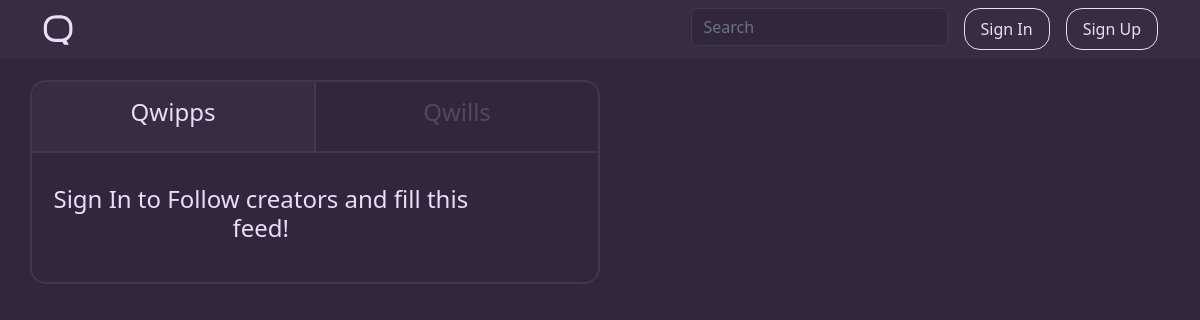
Page /home on the earlier database version.
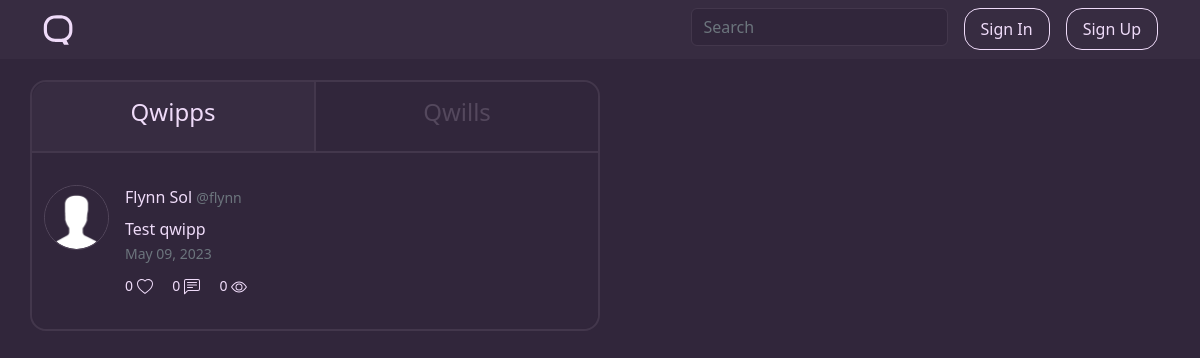
Same page on the later database version.
### qwippit/models.py (models this page shows, shortened)
class Qwipp(db.Model):
    id = db.Column(db.Integer, primary_key=True)
    date_posted = db.Column(db.DateTime, nullable=False, default=datetime.utcnow)
    date_edited = db.Column(db.DateTime)
    content = db.Column(db.Text(256), nullable=False)
    views = db.Column(db.Integer, nullable=False, default=0)
    likes = db.Column(db.Integer, nullable=False, default=0)
    is_reply = db.Column(db.Boolean(), nullable=False, default=False)
    qwill_reply_id = db.Column(db.Integer, db.ForeignKey('qwill.id'))
    qwipp_reply_id = db.Column(db.Integer, db.ForeignKey('qwipp.id'))
    user_id = db.Column(db.Integer, db.ForeignKey('user.id'), nullable=False)
    replies = db.relationship('Qwipp', backref=db.backref('qwipp_replied_to', remote_side=[id]))
    hashtags = db.Column(db.Integer, db.ForeignKey('hashtag.id'))

class User(db.Model, UserMixin):
    id = db.Column(db.Integer, primary_key=True)
    username = db.Column(db.String(16), unique=True, nullable=False)
    displayname = db.Column(db.String(20), nullable=False)
    email = db.Column(db.String(120), unique=True, nullable=False)
    bio = db.Column(db.String(256))
    image_file = db.Column(db.String(20), nullable=False, default='default.png')
    banner_file = db.Column(db.String(20), nullable=False, default='default.png')
    password = db.Column(db.String(60), nullable=False)
    verified = db.Column(db.Boolean(), nullable=False, default=False)
    emailverified = db.Column(db.Boolean(), nullable=False, default=False)
    following = db.relationship('User',
                                secondary=followers,
                                primaryjoin=(followers.c.follower_id == id),
                                secondaryjoin=(followers.c.followed_id == id),
                                backref=db.backref('followers', lazy='dynamic'),
                                lazy='dynamic')
    viewed_qwipps = db.relationship('Qwipp', secondary='qwippViews', backref='hasViewed')
    viewed_qwills = db.relationship('Qwill', secondary='qwillViews', backref='hasViewed')
    liked_qwipps = db.relationship('Qwipp', secondary='qwippLikes', backref='hasLiked')
    liked_qwills = db.relationship('Qwill', secondary='qwillLikes', backref='hasLiked')
    qwipps = db.relationship('Qwipp', backref='author', lazy=True)
    qwills = db.relationship('Qwill', backref='author', lazy=True)
    roles = db.relationship('Role', secondary='user_roles')
    like_notifications = db.Column(db.Boolean(), nullable=False, default=True)
    follow_notifications = db.Column(db.Boolean(), nullable=False, default=True)
    reply_notifications = db.Column(db.Boolean(), nullable=False, default=True)

### qwippit/main/routes.py (the view, shortened to what this page needs)
@main.route("/home", methods=['GET', 'POST'])
def home():
    qwipp_form = QwippForm()
    qwill_form = QwillForm()
    qwipps = getQwipps()
    qwills = getQwills()
    return render_template('main/home.html', qwipps=qwipps, qwills=qwills, qwipp_form=qwipp_form, qwill_form=qwill_form, title='Home')

### qwippit/qwipps/forms.py (shortened to what this page needs)
class QwippForm(FlaskForm):
    content = TextAreaField('Content', validators=[DataRequired(), Length(max=256)])
    submit = SubmitField('Qwipp It')

class QwillForm(FlaskForm):
    title = StringField('Title', validators=[DataRequired(), Length(min=2, max=64)])
    content = TextAreaField('Content', validators=[DataRequired()])
    submit = SubmitField('Create Qwill')

### qwippit/main/routes.py (called while the page is built)
def getQwipps():
    qwipps = Qwipp.query.order_by(Qwipp.date_posted.desc()).all()
    return qwipps

def getQwills():
    qwills = Qwill.query.order_by(Qwill.date_posted.desc()).all()
    return qwills

### run.py (called while the page is built)
@app.template_filter()
def number_format(num):
    magnitude = 0
    while num >= 1000:
        num = float('{:.3g}'.format(num))
        magnitude += 1
        num /= 1000.0
    formatted_num = '{:,.1f}'.format(num) if 1000 <= num < 10000 else '{:f}'.format(num)
    return '{}{}'.format(formatted_num.rstrip('0').rstrip('.'), ['', 'K', 'M', 'B', 'T'][magnitude])

### qwippit/templates/main/home.html (shortened to what the changed rows need)
{% extends "main/layout.html" %}
{% block content %}
    <div>
        <div class="qwipp-qwill">
            <div id="qwipp" class="feed">
                {% if qwipps |length != 0 %}
                    {% for qwipp in qwipps %}
                        <article onclick="location.href='{{ url_for('users.qwipp', username=qwipp.author.username, qwipp_id=qwipp.id) }}'" class="row content-section">
                            <div class="d-flex media">
                                <img class="me-3 rounded-circle border border-highlight" width="65px" height="65px" src="{{ url_for('static', filename='profile_pics/' + qwipp.author.image_file) }}">
                                <div class="media-body">
                                    {% if qwipp.is_reply %}
                                        <div class="article-metadata">
                                    {% else %}
                                        <div class="article-metadata mb-2">
                                    {% endif %}
                                        <a class="author-link mr-2" href="{{ url_for('users.profile', username=qwipp.author.username) }}">{{ qwipp.author.displayname }}</a>
                                        <small class="text-muted">@{{ qwipp.author.username }}</small>
                                    </div>
                                    <div class="content">
                                        <p>
                                            {% for word in qwipp.content.split() %}
                                                {% if word.startswith('#') %}
                                                    <a class="reverse-font" href="{{ url_for('main.hashtagPosts', hashtag=word[1:]) }}">{{ word }}</a>
                                                {% elif word.startswith('@') %}
                                                    <a class="reverse-font" href="{{ url_for('users.profile', username=word[1:]) }}">{{ word }}</a>
                                                {% else %}
                                                    {{ word }}
                                                {% endif %}
                                            {% endfor %}
                                        </p>
                                    </div>
                                    <small class="date-time text-muted">{{ qwipp.date_posted.strftime('%b %d, %Y') }}</small>
                                    <div class="bottom-content mt-2">
                                        {% if qwipp.author.username == current_user.username %}
                                            <small class="main-font-nh">
                                                <span id="likes-qwipp-{{ qwipp.id }}">{{ qwipp.likes }}</span>
                                                <svg xmlns="http://www.w3.org/2000/svg" width="16" height="16" fill="currentColor" class="bi bi-heart-fill" viewBox="0 0 16 16">
                                                  <path fill-rule="evenodd" d="M8 1.314C12.438-3.248 23.534 4.735 8 15-7.534 4.736 3.562-3.248 8 1.314z"/>
                                                </svg>
                                            </small>
                                        {% else %}
                                            {% if current_user.is_authenticated %}
                                                {% if qwipp in current_user.liked_qwipps %}
                                                    <small class="likes">
                                                        <a onclick="likeQwipp('{{ qwipp.author.username }}', {{ qwipp.id }}); event.stopPropagation();" class="main-font">
                                                            <span id="likes-qwipp-{{ qwipp.id }}">{{ qwipp.likes | number_format }}</span>
                                                            <svg xmlns="http://www.w3.org/2000/svg" width="16" height="16" fill="currentColor" id="heart-qwipp-{{ qwipp.id }}" class="bi bi-heart-fill" viewBox="0 0 16 16">
                                                              <path fill-rule="evenodd" d="M8 1.314C12.438-3.248 23.534 4.735 8 15-7.534 4.736 3.562-3.248 8 1.314z"/>
                                                            </svg>
                                                        </a>
                                                    </small>
                                                {% else %}
                                                    <small class="likes">
                                                        <a onclick="likeQwipp('{{ qwipp.author.username }}', {{ qwipp.id }}); event.stopPropagation();" class="main-font">
                                                            <span id="likes-qwipp-{{ qwipp.id }}">{{ qwipp.likes | number_format }}</span>
                                                            <svg xmlns="http://www.w3.org/2000/svg" width="16" height="16" fill="currentColor" id="heart-qwipp-{{ qwipp.id }}" class="bi bi-heart" viewBox="0 0 16 16">
                                                              <path d="m8 2.748-.717-.737C5.6.281 2.514.878 1.4 3.053c-.523 1.023-.641 2.5.314 4.385.92 1.815 2.834 3.989 6.286 6.357 3.452-2.368 5.365-4.542 6.286-6.357.955-1.886.838-3.362.314-4.385C13.486.878 10.4.28 8.717 2.01L8 2.748zM8 15C-7.333 4.868 3.279-3.04 7.824 1.143c.06.055.119.112.176.171a3.12 3.12 0 0 1 .176-.17C12.72-3.042 23.333 4.867 8 15z"/>
                                                            </svg>
                                                        </a>
                                                    </small>
                                                {% endif %}
                                            {% else %}
                                                <small class="likes">
                                                    <a href="{{ url_for('users.signin') }}" class="main-font">
                                                        <span id="likes-qwipp-{{ qwipp.id }}">{{ qwipp.likes | number_format }}</span>
                                                        <svg xmlns="http://www.w3.org/2000/svg" width="16" height="16" fill="currentColor" id="heart-qwipp-{{ qwipp.id }}" class="bi bi-heart" viewBox="0 0 16 16">
                                                          <path d="m8 2.748-.717-.737C5.6.281 2.514.878 1.4 3.053c-.523 1.023-.641 2.5.314 4.385.92 1.815 2.834 3.989 6.286 6.357 3.452-2.368 5.365-4.542 6.286-6.357.955-1.886.838-3.362.314-4.385C13.486.878 10.4.28 8.717 2.01L8 2.748zM8 15C-7.333 4.868 3.279-3.04 7.824 1.143c.06.055.119.112.176.171a3.12 3.12 0 0 1 .176-.17C12.72-3.042 23.333 4.867 8 15z"/>
                                                        </svg>
                                                    </a>
                                                </small>
                                            {% endif %}
                                        {% endif %}
                                        {% if current_user.is_authenticated %}
                                            <a href="{{ url_for('users.reply_qwipp', username=qwipp.author.username, qwipp_id=qwipp.id) }}" class="main-font ms-3">
                                                <span id="replies-qwipp-{{ qwipp.id }}">{{ qwipp.replies | length | number_format }}</span>
                                                <svg xmlns="http://www.w3.org/2000/svg" width="16" height="16" fill="currentColor" class="bi bi-chat-left-text comments" viewBox="0 0 16 16">
                                                  <path d="M14 1a1 1 0 0 1 1 1v8a1 1 0 0 1-1 1H4.414A2 2 0 0 0 3 11.586l-2 2V2a1 1 0 0 1 1-1h12zM2 0a2 2 0 0 0-2 2v12.793a.5.5 0 0 0 .854.353l2.853-2.853A1 1 0 0 1 4.414 12H14a2 2 0 0 0 2-2V2a2 2 0 0 0-2-2H2z"/>
                                                  <path d="M3 3.5a.5.5 0 0 1 .5-.5h9a.5.5 0 0 1 0 1h-9a.5.5 0 0 1-.5-.5zM3 6a.5.5 0 0 1 .5-.5h9a.5.5 0 0 1 0 1h-9A.5.5 0 0 1 3 6zm0 2.5a.5.5 0 0 1 .5-.5h5a.5.5 0 0 1 0 1h-5a.5.5 0 0 1-.5-.5z"/>
                                                </svg>
                                            </a>
                                        {% else %}
                                            <small class="main-font-nh ms-3">
                                                <span id="replies-qwipp-{{ qwipp.id }}">{{ qwipp.replies | length | number_format }}</span>
                                            </small>
                                        {% endif %}
                                        <small class="main-font-nh views ms-3">
                                            <span>{{ qwipp.views | number_format }}</span>
                                        </small>
                                    </div>
                                </div>
                            </div>
                        </article>
                    {% endfor %}
                {% else %}
                    <article class="row content-section profile-empty-content-section">
                        <div class="media">
                            <div class="media-body">
                                <div class="content">
                                    {% if current_user.is_authenticated %}
                                        <h4 class="article-content">Follow creators and interact with Qwipps to fill this feed!</h4>
                                    {% else %}
                                        <h4 class="article-content">Sign In to Follow creators and fill this feed!</h4>
                                    {% endif %}
                        </div>
                    </article>
                {% endif %}
            </div>
        </div>
    </div>
{% endblock content %}

Differences in the rows shown:
added Qwipp: image_file (placeholder picture), author.displayname "Flynn Sol", author.username "flynn", split "Test" "qwipp", date_posted "May 09, 2023", likes|number_format "0", {{ qwipp.id }} 1 (drawn), replies|length "0", views|number_format "0"
Other differences:
text no longer shown: "Sign In to Follow creators and fill this feed!"
